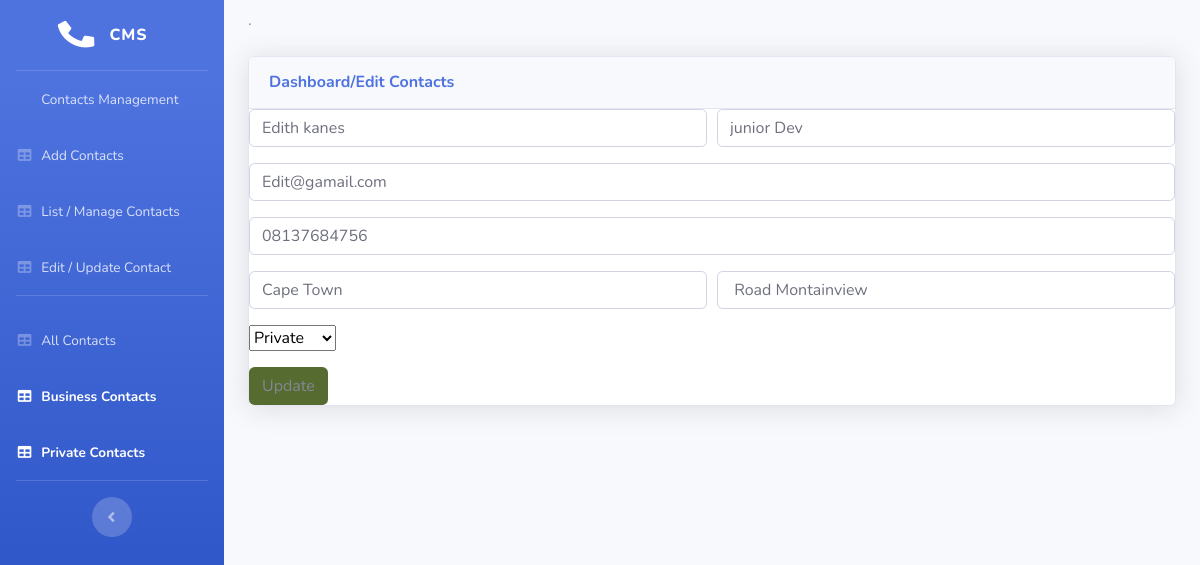
The page /contactsmanagement/edit.php?edit=13 on the database its author committed.
### tables this page shows
CREATE TABLE `contacts` (
  `id` int(11) NOT NULL,
  `Address` varchar(50) NOT NULL,
  `City` varchar(255) NOT NULL,
  `Email` varchar(50) NOT NULL,
  `Fullname` varchar(255) NOT NULL,
  `Mobile` varchar(255) NOT NULL,
  `Profession` varchar(255) NOT NULL,
  `contact_type` int(11) NOT NULL DEFAULT 1
);

### contactsmanagement/edit.php (the view, shortened to what this page needs)
<?php  include('process.php'); ?>
<?php
	if (isset($_GET['edit'])) {
		$id = $_GET['edit'];
		$update = true;
		$record = mysqli_query($db, "SELECT * FROM contacts WHERE id=$id");
		if (@count($record) == 1 ) {
			$n = mysqli_fetch_array($record);
			$Fullname = $n['Fullname'];
			$Profession = $n['Profession'];
			$Email = $n['Email'];
			$Mobile = $n['Mobile'];
			$City = $n['City'];
      $Address = $n['Address'];
      $contact_type = $n['contact_type'];
		}
	}
?>
<!DOCTYPE html>
<html lang="en">
<head>
  <link href="vendor/fontawesome-free/css/all.min.css" rel="stylesheet" type="text/css">
  <link href="css/sb-admin-2.min.css" rel="stylesheet">
  <link href="vendor/datatables/dataTables.bootstrap4.min.css" rel="stylesheet">
</head>
<body id="page-top">
  <div id="wrapper">
    <ul class="navbar-nav bg-gradient-primary sidebar sidebar-dark accordion" id="accordionSidebar">
      <a class="sidebar-brand d-flex align-items-center justify-content-center" href="index.php">
        <div class="sidebar-brand-icon rotate-n-15">
          <i class="fas fa-phone-alt"></i>
        </div>
        <div class="sidebar-brand-text mx-3">CMS<sup></sup></div>
      </a>
      <hr class="sidebar-divider my-0">
      <li class="nav-item">
	      <a class="nav-link" href="index.php">
          <span>Contacts Management</span></a>
      </li>
	  <li class="nav-item">
        <a class="nav-link" href="addcontacts.php">
          <i class="fas fa-fw fa-table"></i>
          <span>Add Contacts</span></a>
      </li>
	  <li class="nav-item">
        <a class="nav-link" href="managecontacts.php">
          <i class="fas fa-fw fa-table"></i>
          <span>List / Manage Contacts</span></a>
      </li>
	  <li class="nav-item">
        <a class="nav-link" href="edit.php">
          <i class="fas fa-fw fa-table"></i>
          <span>Edit / Update Contact</span></a>
      </li>
      <hr class="sidebar-divider">
      <li class="nav-item">
        <a class="nav-link" href="allcontacts.php">
          <i class="fas fa-fw fa-table"></i>
          <span>All Contacts</span></a>
      </li>
      <li class="nav-item active">
        <a class="nav-link" href="business.php">
          <i class="fas fa-fw fa-table"></i>
          <span>Business Contacts</span></a>
      </li>
	  <li class="nav-item active">
        <a class="nav-link" href="private.php">
          <i class="fas fa-fw fa-table"></i>
          <span>Private Contacts</span></a>
      </li>
      <hr class="sidebar-divider d-none d-md-block">
      <div class="text-center d-none d-md-inline">
        <button class="rounded-circle border-0" id="sidebarToggle"></button>
      </div>
    </ul>
    <div id="content-wrapper" class="d-flex flex-column">
      <div id="content">
        <div class="container-fluid">
          <p class="mb-4"></a>.</p>
          <div class="card shadow mb-4">
            <div class="card-header py-3">
              <h6 class="m-0 font-weight-bold text-primary">Dashboard/Edit Contacts</h6>
            </div>
<div class="form1">
<form action="process.php" method="POST">
  <div class="form-row">
    <div class="form-group col-md-6">
      <input type="text" class="form-control" name="Fullname" value="<?php echo $Fullname; ?>"  placeholder="Full Name">
    </div>
    <div class="form-group col-md-6">
      <input type="text" class="form-control" name="Profession" value="<?php echo $Profession; ?>"  placeholder="Profession">
    </div>
  </div>
  <div class="form-group">
    <input type="text" class="form-control" name="Email" value="<?php echo $Email; ?>"  placeholder="Email">
  </div>
  <div class="form-group">
    <input type="text" class="form-control" name="Mobile" value="<?php echo $Mobile; ?>" placeholder="Mobile">
  </div>
  <div class="form-row">
    <div class="form-group col-md-6">
      <input type="text" class="form-control" name="City" value="<?php echo $City; ?>" placeholder="City">
    </div>
    <div class="form-group col-md-6">
      <input type="text" class="form-control" name="Address" value="<?php echo $Address; ?>"  placeholder="Address">
    </div>
  </div>
  <div class="form-group">
    <select name="contact_type">
		  <option <?php if ($contact_type == 3) { ?> selected <?php } ?> value="3">Private</option>
	  </select>
	</div>
  <div class="input-group">
			<?php if ($update == true): ?>
	<button class="btn" type="submit" name="update" style="background: #556B2F;" >Update</button>
<?php else: ?>
	<a href="allcontacts.php" class="btn btn-primary btn-xs">Edit</a>
<?php endif ?>
		</div>
</form>
</div>
          </div>
        </div>
      </div>
    </div>
  </div>
</body>
</html>

### rows shown on the page
contacts: Fullname "Edith kanes", Profession "junior Dev", Email "Edit@gamail.com", Mobile "08137684756", City "Cape Town", Address "Road Montainview", contact_type "Private"
